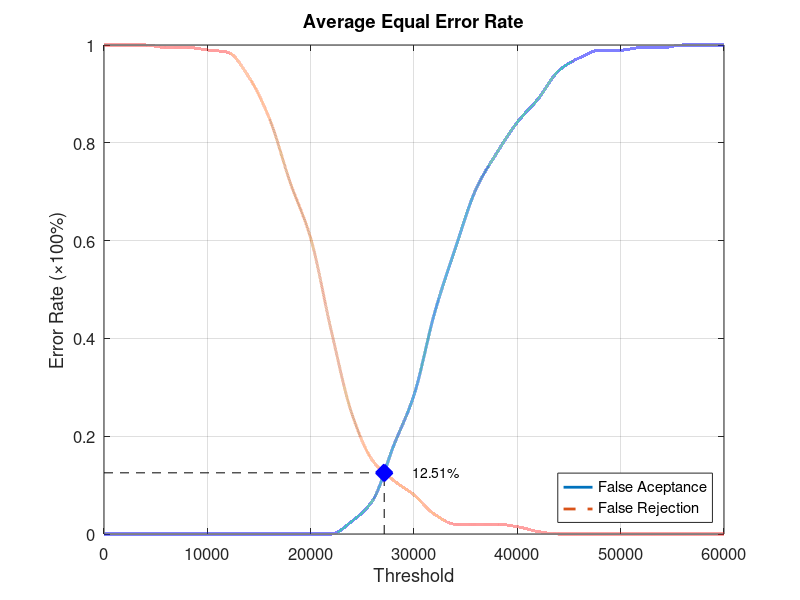
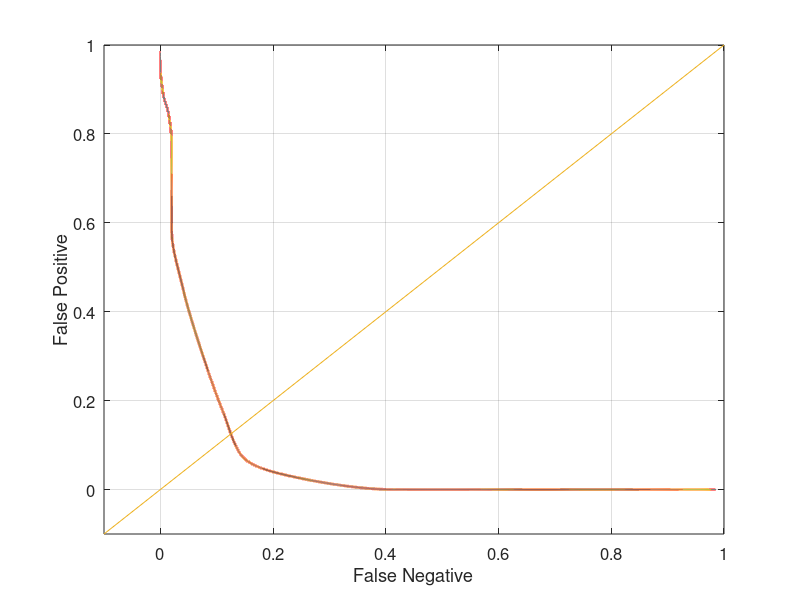

MATLAB code for these plots, in order:
function yEER = Database2_4
close all;
clear;
clc;
x = 0:2000:60000;
xq = 0:0.5:60000;

y0 = [0 0 0 0 0 0 0 0 0 0 0 0 0.0263158 0.0684211 0.178947 0.284211 0.452632 0.584211 0.705263 0.778947 0.842105 0.889474 0.947368 0.973684 0.989474 0.989474 0.994737 0.994737 1 1 1];
yy0 = interp1(x, y0, xq, 'pchip');
y1 = [1 1 1 0.995 0.995 0.99 0.985 0.935 0.85 0.72 0.605 0.415 0.245 0.15 0.11 0.08 0.04 0.02 0.02 0.02 0.015 0.005 0 0 0 0 0 0 0 0 0];
yy1 = interp1(x, y1, xq, 'pchip');

% Calculating EER: 
y2 = abs(y0 - y1);
find(y2 == min(y2))
yy2 = abs(yy0 - yy1);
xEER = find(yy2 == min(yy2));
xEERIndex = xq(xEER) % X-axis EER
yEER = yy0(xEER) % Y-axis EER

main = figure
plot(xq, yy0,'-','LineWidth', 2);	hold on
plot(xq, yy1,'--','LineWidth', 2);	hold on
plot([xEERIndex xEERIndex], [0 yEER], 'k--');	hold on
plot([0 xEERIndex], [yEER yEER], 'k--');	hold on
plot(xEERIndex, yEER, 'bx', 'LineWidth', 10);	hold on
text(xEERIndex + 10 * xEERIndex / 100, yEER, [num2str(round((10000 * yEER)) / 100) '%'])
legend('False Aceptance', 'False Rejection', 'Location', 'SouthEast')
xlabel('Threshold')
ylabel('Error Rate (\times100%)')
title('Average Equal Error Rate')
set(gca, 'FontSize', 12)
axis([0 60000 0 1])
grid on

print(main, 'Database2_4Main', '-dpng');
FNRxFPR = figure('Color', [1 1 1]);
plot(yy1, yy0, '-', yy1, yy0, 'LineWidth', 2);
hold on
y = -0.1:0.1:1
plot(y, y); 
set(gca, 'FontSize', 12)
xlabel('False Negative')
ylabel('False Positive')
axis([-0.1 1 -0.1 1])
set(gca, 'FontSize', 12)
grid on

print(FNRxFPR, 'Database2_4FNRxFPR','-dpng');
end
